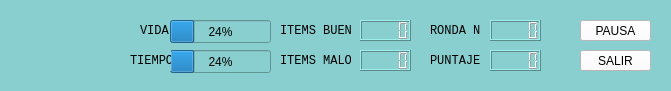
  <widget class="QWidget" name="widget_2" native="true">
   <property name="geometry">
    <rect>
     <x>10</x>
     <y>10</y>
     <width>671</width>
     <height>91</height>
    </rect>
   </property>
   <property name="styleSheet">
    <string notr="true">background-color: rgb(138, 207, 207)</string>
   </property>
   <widget class="QLabel" name="label_2">
    <property name="geometry">
     <rect>
      <x>10</x>
      <y>0</y>
      <width>101</width>
      <height>91</height>
     </rect>
    </property>
    <property name="styleSheet">
     <string notr="true">background-color: rgb(138, 207, 207)</string>
    </property>
    <property name="text">
     <string/>
    </property>
    <property name="pixmap">
     <pixmap>../sprites/Logo.png</pixmap>
    </property>
    <property name="scaledContents">
     <bool>true</bool>
    </property>
   </widget>
   <widget class="QLabel" name="label_10">
    <property name="geometry">
     <rect>
      <x>140</x>
      <y>20</y>
      <width>31</width>
      <height>21</height>
     </rect>
    </property>
    <property name="font">
     <font>
      <family>Consolas</family>
     </font>
    </property>
    <property name="text">
     <string>VIDA</string>
    </property>
   </widget>
   <widget class="QProgressBar" name="vida">
    <property name="geometry">
     <rect>
      <x>170</x>
      <y>20</y>
      <width>101</width>
      <height>23</height>
     </rect>
    </property>
    <property name="value">
     <number>24</number>
    </property>
    <property name="alignment">
     <set>Qt::AlignLeading|Qt::AlignLeft|Qt::AlignVCenter</set>
    </property>
    <property name="textVisible">
     <bool>true</bool>
    </property>
    <property name="orientation">
     <enum>Qt::Horizontal</enum>
    </property>
    <property name="invertedAppearance">
     <bool>false</bool>
    </property>
    <property name="textDirection">
     <enum>QProgressBar::TopToBottom</enum>
    </property>
    <property name="format">
     <string>%p%</string>
    </property>
   </widget>
   <widget class="QProgressBar" name="tiempo">
    <property name="geometry">
     <rect>
      <x>170</x>
      <y>50</y>
      <width>101</width>
      <height>23</height>
     </rect>
    </property>
    <property name="value">
     <number>24</number>
    </property>
    <property name="alignment">
     <set>Qt::AlignLeading|Qt::AlignLeft|Qt::AlignVCenter</set>
    </property>
    <property name="textVisible">
     <bool>true</bool>
    </property>
    <property name="orientation">
     <enum>Qt::Horizontal</enum>
    </property>
    <property name="invertedAppearance">
     <bool>false</bool>
    </property>
    <property name="textDirection">
     <enum>QProgressBar::TopToBottom</enum>
    </property>
    <property name="format">
     <string>%p%</string>
    </property>
   </widget>
   <widget class="QLabel" name="label_11">
    <property name="geometry">
     <rect>
      <x>130</x>
      <y>50</y>
      <width>41</width>
      <height>21</height>
     </rect>
    </property>
    <property name="font">
     <font>
      <family>Consolas</family>
     </font>
    </property>
    <property name="text">
     <string>TIEMPO</string>
    </property>
   </widget>
   <widget class="QLabel" name="label_12">
    <property name="geometry">
     <rect>
      <x>280</x>
      <y>20</y>
      <width>71</width>
      <height>21</height>
     </rect>
    </property>
    <property name="font">
     <font>
      <family>Consolas</family>
     </font>
    </property>
    <property name="text">
     <string>ITEMS BUENOS</string>
    </property>
   </widget>
   <widget class="QLabel" name="label_13">
    <property name="geometry">
     <rect>
      <x>280</x>
      <y>50</y>
      <width>71</width>
      <height>21</height>
     </rect>
    </property>
    <property name="font">
     <font>
      <family>Consolas</family>
     </font>
    </property>
    <property name="text">
     <string>ITEMS MALOS</string>
    </property>
   </widget>
   <widget class="QLCDNumber" name="malos">
    <property name="geometry">
     <rect>
      <x>360</x>
      <y>50</y>
      <width>51</width>
      <height>21</height>
     </rect>
    </property>
   </widget>
   <widget class="QLCDNumber" name="buenos">
    <property name="geometry">
     <rect>
      <x>360</x>
      <y>20</y>
      <width>51</width>
      <height>21</height>
     </rect>
    </property>
   </widget>
   <widget class="QLCDNumber" name="ronda">
    <property name="geometry">
     <rect>
      <x>490</x>
      <y>20</y>
      <width>51</width>
      <height>21</height>
     </rect>
    </property>
   </widget>
   <widget class="QLabel" name="label_8">
    <property name="geometry">
     <rect>
      <x>430</x>
      <y>20</y>
      <width>51</width>
      <height>21</height>
     </rect>
    </property>
    <property name="font">
     <font>
      <family>Consolas</family>
     </font>
    </property>
    <property name="text">
     <string>RONDA N°</string>
    </property>
   </widget>
   <widget class="QLCDNumber" name="puntaje">
    <property name="geometry">
     <rect>
      <x>490</x>
      <y>50</y>
      <width>51</width>
      <height>21</height>
     </rect>
    </property>
   </widget>
   <widget class="QLabel" name="label_18">
    <property name="geometry">
     <rect>
      <x>430</x>
      <y>50</y>
      <width>51</width>
      <height>21</height>
     </rect>
    </property>
    <property name="font">
     <font>
      <family>Consolas</family>
     </font>
    </property>
    <property name="text">
     <string>PUNTAJE</string>
    </property>
   </widget>
   <widget class="QPushButton" name="boton_pausa">
    <property name="geometry">
     <rect>
      <x>580</x>
      <y>20</y>
      <width>71</width>
      <height>21</height>
     </rect>
    </property>
    <property name="styleSheet">
     <string notr="true">background-color: rgb(255, 255, 255);</string>
    </property>
    <property name="text">
     <string>PAUSA</string>
    </property>
   </widget>
   <widget class="QPushButton" name="boton_salir">
    <property name="geometry">
     <rect>
      <x>580</x>
      <y>50</y>
      <width>71</width>
      <height>21</height>
     </rect>
    </property>
    <property name="styleSheet">
     <string notr="true">background-color: rgb(255, 255, 255);</string>
    </property>
    <property name="text">
     <string>SALIR</string>
    </property>
   </widget>
   <widget class="QLabel" name="superior_1">
    <property name="geometry">
     <rect>
      <x>-10</x>
      <y>-10</y>
      <width>691</width>
      <height>251</height>
     </rect>
    </property>
    <property name="styleSheet">
     <string notr="true">background-color: transparent;</string>
    </property>
    <property name="text">
     <string/>
    </property>
   </widget>
  </widget>
